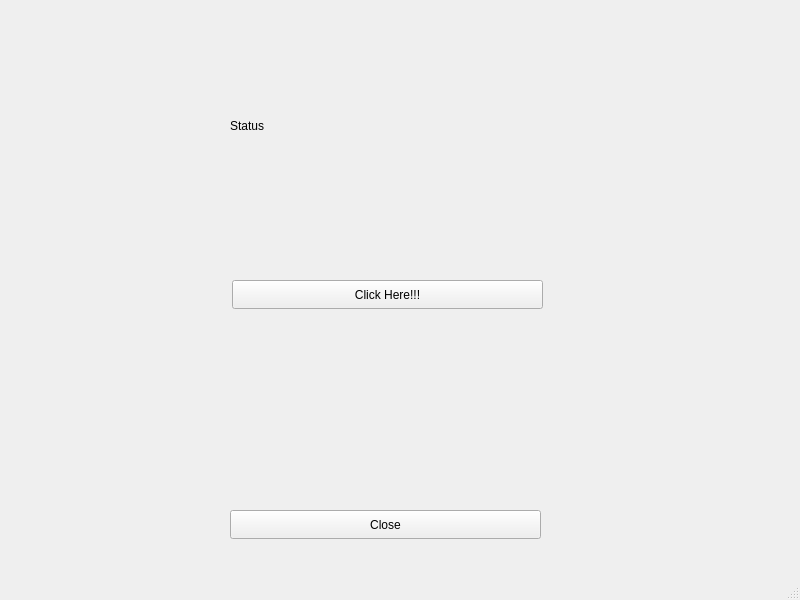
<?xml version="1.0" encoding="UTF-8"?>
<ui version="4.0">
 <class>MainWindow</class>
 <widget class="QMainWindow" name="MainWindow">
  <property name="geometry">
   <rect>
    <x>0</x>
    <y>0</y>
    <width>800</width>
    <height>600</height>
   </rect>
  </property>
  <property name="windowTitle">
   <string>MainWindow</string>
  </property>
  <widget class="QWidget" name="centralwidget">
   <widget class="QPushButton" name="pushButton">
    <property name="geometry">
     <rect>
      <x>232</x>
      <y>280</y>
      <width>311</width>
      <height>29</height>
     </rect>
    </property>
    <property name="text">
     <string>Click Here!!!</string>
    </property>
   </widget>
   <widget class="QLabel" name="label">
    <property name="geometry">
     <rect>
      <x>230</x>
      <y>100</y>
      <width>321</width>
      <height>51</height>
     </rect>
    </property>
    <property name="text">
     <string>Status</string>
    </property>
   </widget>
   <widget class="QPushButton" name="pushButton_2">
    <property name="geometry">
     <rect>
      <x>230</x>
      <y>510</y>
      <width>311</width>
      <height>29</height>
     </rect>
    </property>
    <property name="text">
     <string>Close</string>
    </property>
   </widget>
  </widget>
  <widget class="QMenuBar" name="menubar">
   <property name="geometry">
    <rect>
     <x>0</x>
     <y>0</y>
     <width>800</width>
     <height>25</height>
    </rect>
   </property>
  </widget>
  <widget class="QStatusBar" name="statusbar"/>
 </widget>
 <resources/>
 <connections>
  <connection>
   <sender>pushButton_2</sender>
   <signal>clicked()</signal>
   <receiver>MainWindow</receiver>
   <slot>close()</slot>
   <hints>
    <hint type="sourcelabel">
     <x>492</x>
     <y>543</y>
    </hint>
    <hint type="destinationlabel">
     <x>632</x>
     <y>547</y>
    </hint>
   </hints>
  </connection>
 </connections>
</ui>
